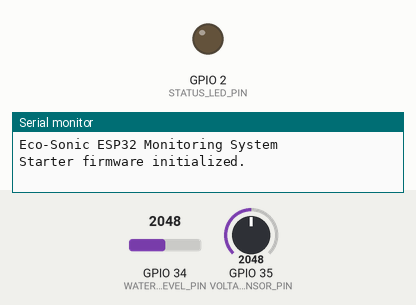
This program was run on a simulated ESP32. Shown: output pins drawn as LEDs (lit = HIGH), the last lines printed to the serial monitor. The test bench sets the inputs (shaded band); at power-on: GPIO 34 (WATER_LEVEL_PIN) = 2048, GPIO 35 (VOLTAGE_SENSOR_PIN) = 2048 (analog values on the 0–4095 scale).

Above: at 1.0 s.
At 3.0 s:
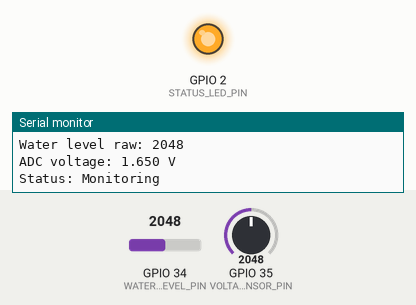
Timing chart, 0 to 5.2 s (numbered marks = the images above):
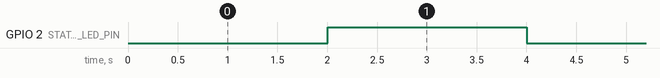

Measured:
- by itself, GPIO 2 (STATUS_LED_PIN): alternates HIGH for 2.0 s and LOW for 2.0 s

The program:

main.cpp
```cpp
#include <Arduino.h>

// Eco-Sonic ESP32 Monitoring Starter
// This is a bench-test template.
// Verify every sensor's voltage/output range before connection.

const int WATER_LEVEL_PIN = 34;
const int VOLTAGE_SENSOR_PIN = 35;
const int STATUS_LED_PIN = 2;

const unsigned long READ_INTERVAL_MS = 2000;
unsigned long lastReadTime = 0;

void setup() {
  Serial.begin(115200);
  pinMode(STATUS_LED_PIN, OUTPUT);
  digitalWrite(STATUS_LED_PIN, LOW);

  // ESP32 ADC configuration
  analogReadResolution(12);

  Serial.println("Eco-Sonic ESP32 Monitoring System");
  Serial.println("Starter firmware initialized.");
}

void loop() {
  const unsigned long now = millis();

  if (now - lastReadTime >= READ_INTERVAL_MS) {
    lastReadTime = now;

    int waterLevelRaw = analogRead(WATER_LEVEL_PIN);
    int voltageRaw = analogRead(VOLTAGE_SENSOR_PIN);

    float adcVoltage = (voltageRaw / 4095.0f) * 3.3f;

    Serial.println("----------------------------");
    Serial.print("Water level raw: ");
    Serial.println(waterLevelRaw);

    Serial.print("ADC voltage: ");
    Serial.print(adcVoltage, 3);
    Serial.println(" V");

    Serial.println("Status: Monitoring");

    digitalWrite(STATUS_LED_PIN, !digitalRead(STATUS_LED_PIN));
  }
}
```
